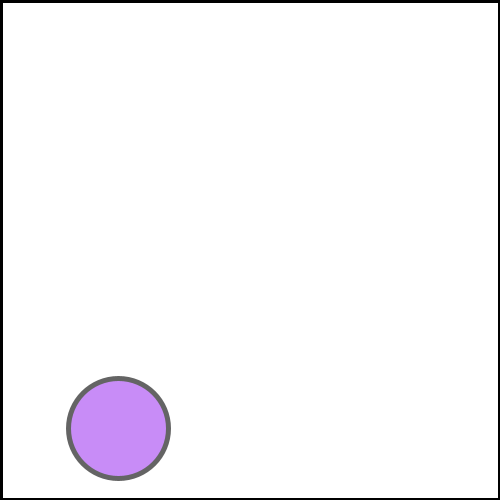
Frame 1 (no input)
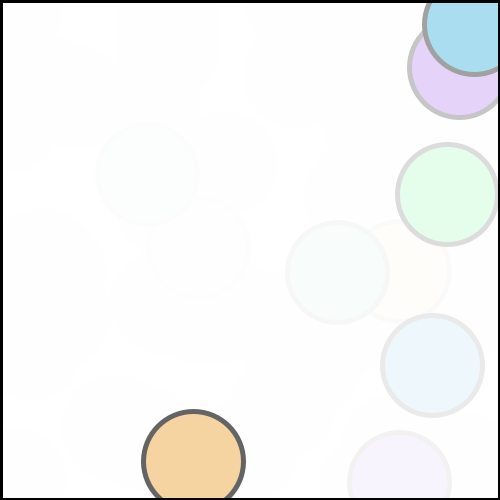
Frame 60 (the mouse pressed at the canvas centre just before this capture)
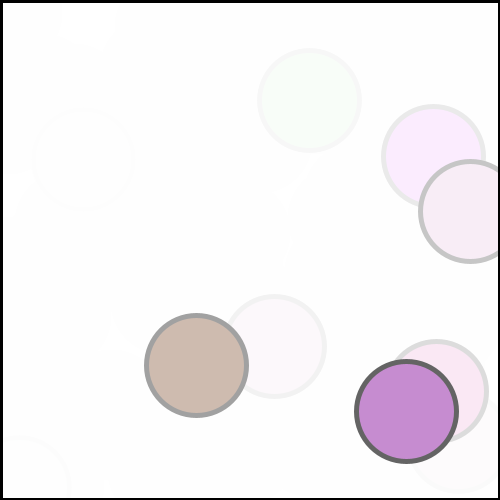
Frame 120 (the mouse held since frame 60 and released just before this capture)

The Processing sketch that drew these frames (run headless with seeded random() and noise(); from frame 60 on, the mouse is pressed at the canvas centre):

// Processing sketch: processing_48897
// ── processing_48897.pde

void setup()
{
  size(500,500);
  background(255,255,255);
  smooth();
  strokeWeight(5);
  frameRate(5);
}

void draw()
{
  fill(random(255), random(255), random(255));
  ellipse(random(500),random(500),100,100);
  fill(255,255,255,100);
  rect(0,0,width,height);
}

void mousePressed()
{
  fill(random(255),random(255),random(255), 50);
}

void keyPressed()
{
  save("snapshot.png");
}               
